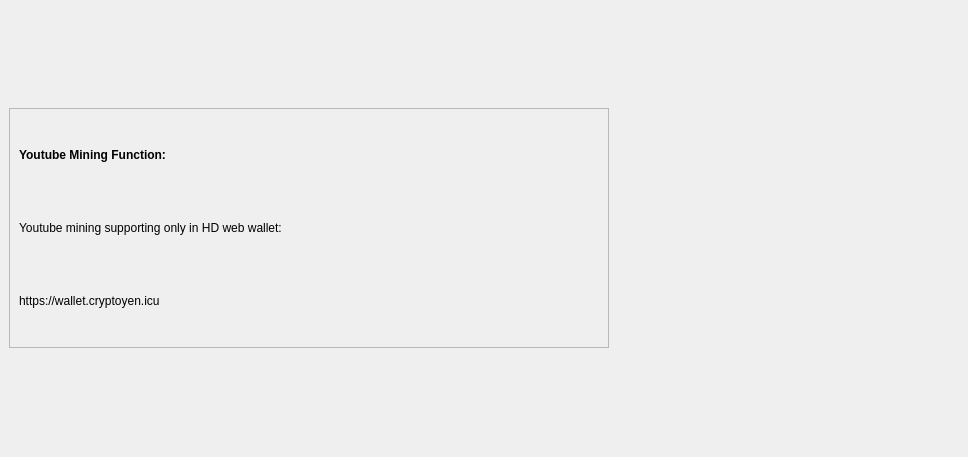
<?xml version="1.0" encoding="UTF-8"?>
<ui version="4.0">
 <class>GovernancePage</class>
 <widget class="QWidget" name="GovernancePage">
  <property name="geometry">
   <rect>
    <x>0</x>
    <y>0</y>
    <width>968</width>
    <height>457</height>
   </rect>
  </property>
  <property name="windowTitle">
   <string>Form</string>
  </property>
  <layout class="QVBoxLayout" name="topLayout" stretch="0">
   <property name="leftMargin">
    <number>9</number>
   </property>
   <property name="topMargin">
    <number>9</number>
   </property>
   <property name="rightMargin">
    <number>9</number>
   </property>
   <property name="bottomMargin">
    <number>9</number>
   </property>
   <item>
    <layout class="QVBoxLayout" name="verticalLayout_Master" stretch="0,1">
     <property name="spacing">
      <number>0</number>
     </property>
     
		
		
		
		
		<item> 
		 
				 
			<widget class="QFrame" name="frame_ytm_msg">
				  
               <property name="frameShape">
                <enum>QFrame::StyledPanel</enum>
               </property>
				
			<property name="minimumSize">
             <size>
              <width>600</width>
              <height>240</height>
             </size>
            </property>
				
			<property name="maximumSize">
             <size>
              <width>600</width>
              <height>240</height>
             </size>
            </property>
				
               <layout class="QGridLayout" name="gridLayout">
                <item row="0" column="0">
                 <widget class="QLabel" name="YtmL1">
					<property name="font">
					 <font>
					  <weight>75</weight>
					  <bold>true</bold>
					 </font>
					</property>					 
                  <property name="text">
                   <string>Youtube Mining Function: </string>
                  </property>
                 </widget>
                </item>
				   
				   
                <item row="1" column="0">
                 <widget class="QLabel" name="YtmL2">
					 <property name="maximumSize">
					 <size>
					  <width>16777215</width>
					  <height>60</height>
					 </size>
					</property>
                  <property name="text">
                   <string>Youtube mining supporting only in HD web wallet:</string>
                  </property>
                 </widget>
                </item>
                <item row="2" column="0">
					
                 <widget class="QLabel" name="YtmL3">
                  <property name="text">
                   <string>https://wallet.cryptoyen.icu</string>
                  </property>
                 </widget>
                </item>
			</layout>
          </widget>   
		 
		 
     </item>
		
		
		
		
		
		
		
		
		
		
		
		
    </layout>
   </item>
  </layout>
 </widget>
 <resources/>
 <connections/>
</ui>
